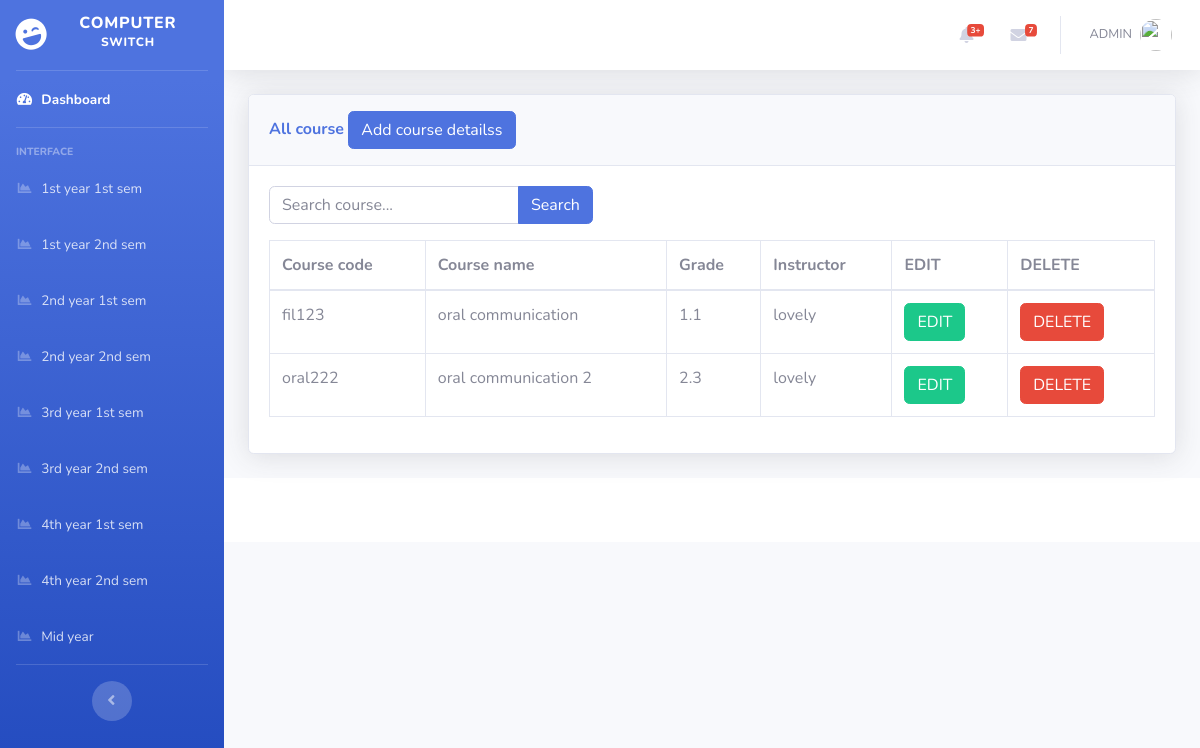
Page /register1stc2ndsem.php on the committed database.
### tables this page shows
CREATE TABLE `1st_year_2nd_semester` (
  `id` int(11) NOT NULL,
  `course_code` varchar(255) DEFAULT NULL,
  `course_name` varchar(255) DEFAULT NULL,
  `grade` varchar(255) DEFAULT NULL,
  `instructor` varchar(255) DEFAULT NULL
);

### register1stc2ndsem.php (the view, shortened to what this page needs)
<?php
include('includes/header.php');
include('includes/navbar.php');
include('config.php');
?>
<div class="container-fluid">
    <div class="card shadow mb-4">
        <div class="card-header py-3">
            <h6 class="m-0 font-weight-bold text-primary">All course
                <button type="button" class="btn btn-primary" data-toggle="modal" data-target="#addadminprofile">
                    Add course detailss
                </button>
            </h6>
        </div>
        <div class="card-body">
            <div class="input-group mb-3">
                <input type="text" class="form-control" placeholder="Search course..." aria-label="Search course" aria-describedby="button-addon2" id="searchInput" style="max-width: 250px;">
                <div class="input-group-append">
                    <button class="btn btn-primary" type="button" id="button-addon2">Search</button>
                </div>
            </div>
            <div class="table-responsive">
                <table class="table table-bordered" id="dataTable" width="100%" cellspacing="0">
                    <thead>
                        <tr>
                            <th>Course code </th>
                            <th>Course name</th>
                            <th>Grade</th>
                            <th>Instructor</th>
                            <th>EDIT </th>
                            <th>DELETE </th>
                        </tr>
                    </thead>
                    <tbody id="courseTableBody">
                        <?php
                        $query = "SELECT * FROM 1st_year_2nd_semester";
                        $query_run = $connection->query($query);
                        if ($query_run) {
                            while ($row = $query_run->fetch(PDO::FETCH_ASSOC)) {
                        ?>
                                <tr>
                                    <td class="course-code"><?php echo $row['course_code']; ?></td>
                                    <td class="course-name"><?php echo $row['course_name']; ?></td>
                                    <td class="grade"><?php echo $row['grade']; ?></td>
                                    <td class="instructor"><?php echo $row['instructor']; ?></td>
                                    <td>
                                        <button type="button" class="btn btn-success edit-btn" data-toggle="modal" data-target="#editButton<?php echo $row['id']; ?>" data-id="<?php echo $row['id']; ?>" data-id-number="<?php echo $row['course_code']; ?>" data-lastname="<?php echo $row['course_name']; ?>" data-firstname="<?php echo $row['grade']; ?>" data-gender="<?php echo $row['instructor']; ?>">
                                            EDIT
                                        </button>
                                    </td>
                                    <td>
                                        <button type="button" class="btn btn-danger delete-btn" data-toggle="modal" data-target="#deleteModal<?php echo $row['id']; ?>">
                                            DELETE
                                        </button>
                                    </td>
                                </tr>
                        <?php
                            }
                        } else {
                            echo "Error in query: " . $connection->errorInfo()[2];
                        }
                        ?>
                    </tbody>
                </table>
            </div>
        </div>
    </div>
</div>
<?php
include('includes/footer.php');
?>

### rows in the picture
1st_year_2nd_semester: course_code "fil123", course_name "oral communication", grade "1.1", instructor "lovely"
1st_year_2nd_semester: course_code "oral222", course_name "oral communication 2", grade "2.3", instructor "lovely"
